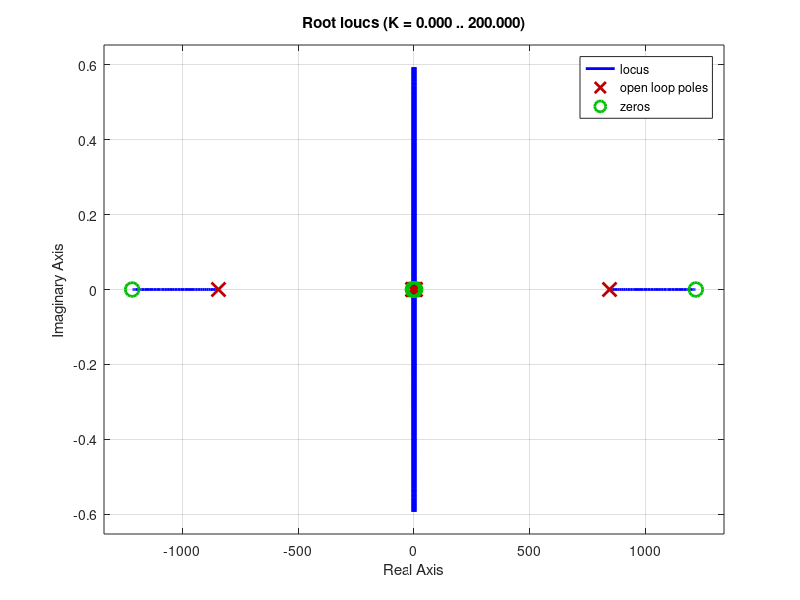

The MATLAB source for this figure:
%% Continuous SS system
%
% Here are the continuous-time SS system matrices

close all;
clear all;
clc;

A    = [0                  1                0              0;
        0                  -0.7737853734e3 -0.6573516819e1 0.1624949284e2;
        0                  0                0              1;
        0                  0.3313238430e4   0.6307193805e2 -0.6957800702e2;];
    
B    = [0; 
        0.3659795684e2; 
        0; 
        -0.1567072230e3];

C = [ 5   1   10   2  ];
  
D = [ 0 ];

%% Symmetric Root Locus

rho = 0.1;

A_lqr = [A zeros(size(A)); -C'*C -A'];
B_lqr = [B; -C'*D];
C_lqr = [D'*C B'];
D_lqr = [D'*D];

SS_lqr = ss(A_lqr, B_lqr, C_lqr, D_lqr);
rlocus(1 + SS_lqr/rho);

 
%% LQR Gain 

Q = (C'*C);
K = lqr(A, B, Q, rho);

